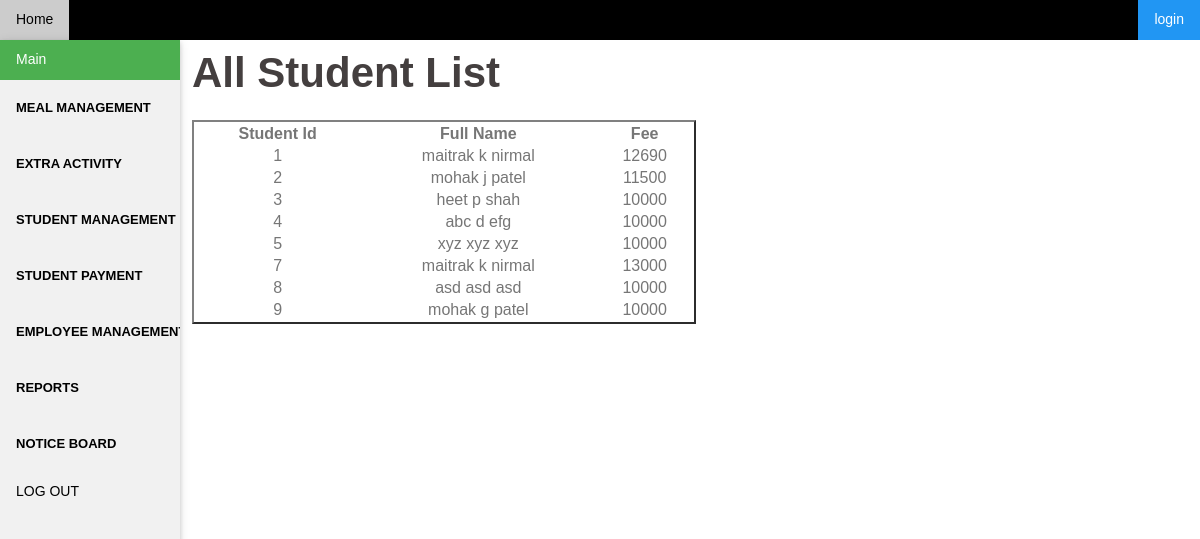
The page /fee.php on the database its author committed.
### tables this page shows
CREATE TABLE IF NOT EXISTS `student` (
  `StudentId` int(11) NOT NULL AUTO_INCREMENT,
  `RoomNO` int(11) NOT NULL,
  `Fname` varchar(50) NOT NULL,
  `Mname` varchar(50) NOT NULL,
  `Lname` varchar(50) NOT NULL,
  `ContactNo` int(11) NOT NULL,
  `Address` varchar(150) NOT NULL,
  `Email` varchar(50) NOT NULL,
  `UserName` varchar(50) NOT NULL,
  `Password` varchar(50) NOT NULL,
  `fee` int(11) NOT NULL,
  `Mark` int(4) NOT NULL,
  `dob` date DEFAULT NULL,
  `photo` varchar(90) NOT NULL,
  `photo_name` varchar(30) NOT NULL,
  `gym` int(11) NOT NULL,
  `library` int(11) NOT NULL,
  PRIMARY KEY (`StudentId`,`RoomNO`)
);

### fee.php (the view, shortened to what this page needs)
<html>
<body>
<?php include('sidebar.php');
include "connection.php";?>
   <div style="margin-left:16%">
<h2> All Student List</h2>
<?php
$sql = "SELECT `StudentId`, `fee`, `Fname`, `Mname`, `Lname` FROM `student`";
if($result = mysqli_query($connection, $sql)){
    if(mysqli_num_rows($result) > 0){
        echo "<table border=2 align=left>";
            echo "<tr>";
                echo "<th>Student Id</th>";
                echo "<th>Full Name</th>";
                echo "<th>Fee</th>";
            echo "</tr>";
        while($row = mysqli_fetch_array($result)){
            echo "<tr>";
                echo "<td>" . $row['StudentId'] . "</td>";
                echo "<td>" . $row['Fname'] . " ",$row['Mname'] ." ",$row['Lname'] ."</td>";
                echo "<td>" . $row['fee'] . "</td>";
            echo "</tr>";
        }
        echo "</table>";
    } else{
        echo "No records matching your query were found.";
    }
} else{
    echo "ERROR: Could not able to execute $sql. " . mysqli_error($link);
}
?>
</div>
</body>
</html>
</body>
</html>

### w3.css (style rules this page uses)
*,*:before,*:after { box-sizing:inherit }
html { -ms-text-size-adjust:100%;-webkit-text-size-adjust:100% }
body { margin:0 }
html,body { font-family:Verdana,sans-serif;font-size:15px;line-height:1.5 }
html { overflow-x:hidden }
h2 { font-size:30px }
h1,h2,h3,h4,h5,h6 { font-family:"Segoe UI",Arial,sans-serif;font-weight:400;margin:10px 0 }

### sidebar.php (style rules this page uses)
*, *:before, *:after { -webkit-box-sizing: border-box; -moz-box-sizing: border-box; box-sizing: border-box; }
body { font: 14px/1.7 "Source Sans Pro", sans-serif; background: #fff; color: #767676; }
h2 { font: 42px/1.1 "Raleway", sans-serif; }
h1, h2, h3, h4, h5, h6 { color: #443f3f; font-weight: 600; margin: 10px 0 24px; }
table { width: 50%; }
th,td { border: 1px ; text-align: center; }
body { font-family: Arial, Helvetica, sans-serif; }

### rows shown on the page
student: StudentId "1", Fname "maitrak", Mname "k", Lname "nirmal", fee "12690"
student: StudentId "2", Fname "mohak", Mname "j", Lname "patel", fee "11500"
student: StudentId "3", Fname "heet", Mname "p", Lname "shah", fee "10000"
student: StudentId "4", Fname "abc", Mname "d", Lname "efg", fee "10000"
student: StudentId "5", Fname "xyz", Mname "xyz", Lname "xyz", fee "10000"
student: StudentId "7", Fname "maitrak", Mname "k", Lname "nirmal", fee "13000"
student: StudentId "8", Fname "asd", Mname "asd", Lname "asd", fee "10000"
student: StudentId "9", Fname "mohak", Mname "g", Lname "patel", fee "10000"
